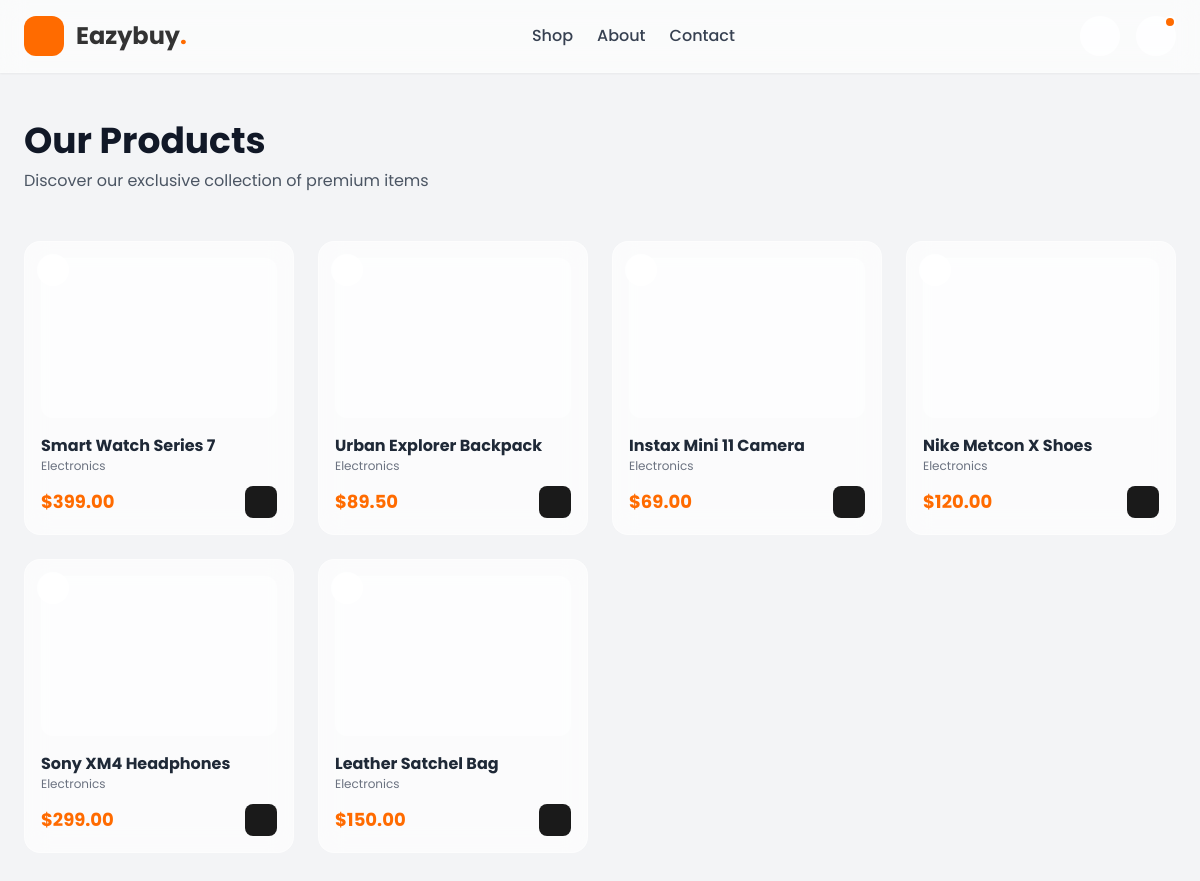
The page / on the database its author committed.
### store/models.py (models this page shows, shortened)
class Product(models.Model):
    name = models.CharField(max_length=200)
    price = models.DecimalField(max_digits=10, decimal_places=2)
    image = models.ImageField(upload_to='products/', blank=True, null=True)
    created_at = models.DateTimeField(auto_now_add=True, null=True)
    class Meta:
        app_label = 'store'

### store/views.py (the view)
# urls.py: path('', views.product_list, name='product_list'),
def product_list(request):
    products = Product.objects.all()
    return render(request, 'store/product_list.html', {'products': products})

### store/templates/store/product_list.html (shortened to what this page needs)
{% extends 'store/base.html' %}
{% block content %}
<div class="max-w-7xl mx-auto px-6 py-12">
    <div class="mb-12">
        <h1 class="text-4xl font-bold text-gray-900 mb-2">Our Products</h1>
        <p class="text-gray-600">Discover our exclusive collection of premium items</p>
    </div>
    <div class="grid grid-cols-2 md:grid-cols-3 lg:grid-cols-4 gap-4 md:gap-6">
        {% for product in products %}
        <div class="product-card rounded-2xl p-4 relative group cursor-pointer">
            <button class="absolute top-3 left-3 w-8 h-8 rounded-full bg-white/60 flex items-center justify-center text-gray-400 hover:text-red-500 hover:bg-white transition z-10 backdrop-blur-sm">
            </button>
            <div class="h-40 flex items-center justify-center mb-4 bg-white/50 rounded-xl">
            </div>
            <h3 class="font-bold text-gray-800 truncate">{{ product.name }}</h3>
            <p class="text-xs text-gray-500 mb-3">Electronics</p>
            <div class="flex items-center justify-between">
                <span class="font-bold text-lg text-brand-orange">${{ product.price }}</span>
                <a href="{% url 'store:product_detail' product.id %}" class="w-8 h-8 bg-brand-dark rounded-lg flex items-center justify-center text-white hover:bg-brand-orange transition">
                </a>
            </div>
        </div>
        {% empty %}
        <div class="col-span-full text-center py-12">
            <i class="ph-bold ph-inbox text-6xl text-gray-300 mb-4"></i>
            <p class="text-gray-500 text-lg">No products available yet</p>
        </div>
        {% endfor %}
    </div>
</div>
{% endblock %}

### store/templates/store/base.html (shortened to what this page needs)
<!DOCTYPE html>
<html lang="en">
<head>
    <script src="https://cdn.tailwindcss.com"></script>
</head>
<body class="text-brand-text font-sans">
    <nav class="sticky top-0 z-50 bg-white/60 backdrop-blur-md px-6 py-4 border-b border-white/20 shadow-sm">
        <div class="max-w-7xl mx-auto flex items-center justify-between">
            <div class="flex items-center gap-3">
                <div class="w-10 h-10 bg-brand-orange rounded-xl flex items-center justify-center text-white">
                </div>
                <h1 class="text-2xl font-bold">Eazybuy<span class="text-brand-orange">.</span></h1>
            </div>
            <div class="hidden md:flex items-center gap-6">
                <a href="{% url 'store:product_list' %}" class="text-gray-700 hover:text-brand-orange transition font-medium">Shop</a>
                <a href="#" class="text-gray-700 hover:text-brand-orange transition font-medium">About</a>
                <a href="#" class="text-gray-700 hover:text-brand-orange transition font-medium">Contact</a>
            </div>
            <div class="flex items-center gap-4">
                <button class="w-10 h-10 rounded-full bg-white/80 flex items-center justify-center hover:bg-white transition">
                </button>
                <button class="w-10 h-10 rounded-full bg-white/80 flex items-center justify-center hover:bg-white transition relative">
                    <span class="absolute top-0 right-0 w-3 h-3 bg-brand-orange rounded-full border-2 border-white"></span>
                </button>
            </div>
        </div>
    </nav>
    <main class="min-h-screen">
        {% block content %}{% endblock %}
    </main>
</body>
</html>

### store/templates/store/base.html (style rules this page uses)
body { background-color: #f3f4f6; }
.product-card { transition: all 0.3s ease; background: rgba(255, 255, 255, 0.65); backdrop-filter: blur(12px); border: 1px solid rgba(255, 255, 255, 0.4); }

### rows shown on the page
Product: name "Smart Watch Series 7", price "399.00"
Product: name "Urban Explorer Backpack", price "89.50"
Product: name "Instax Mini 11 Camera", price "69.00"
Product: name "Nike Metcon X Shoes", price "120.00"
Product: name "Sony XM4 Headphones", price "299.00"
Product: name "Leather Satchel Bag", price "150.00"
